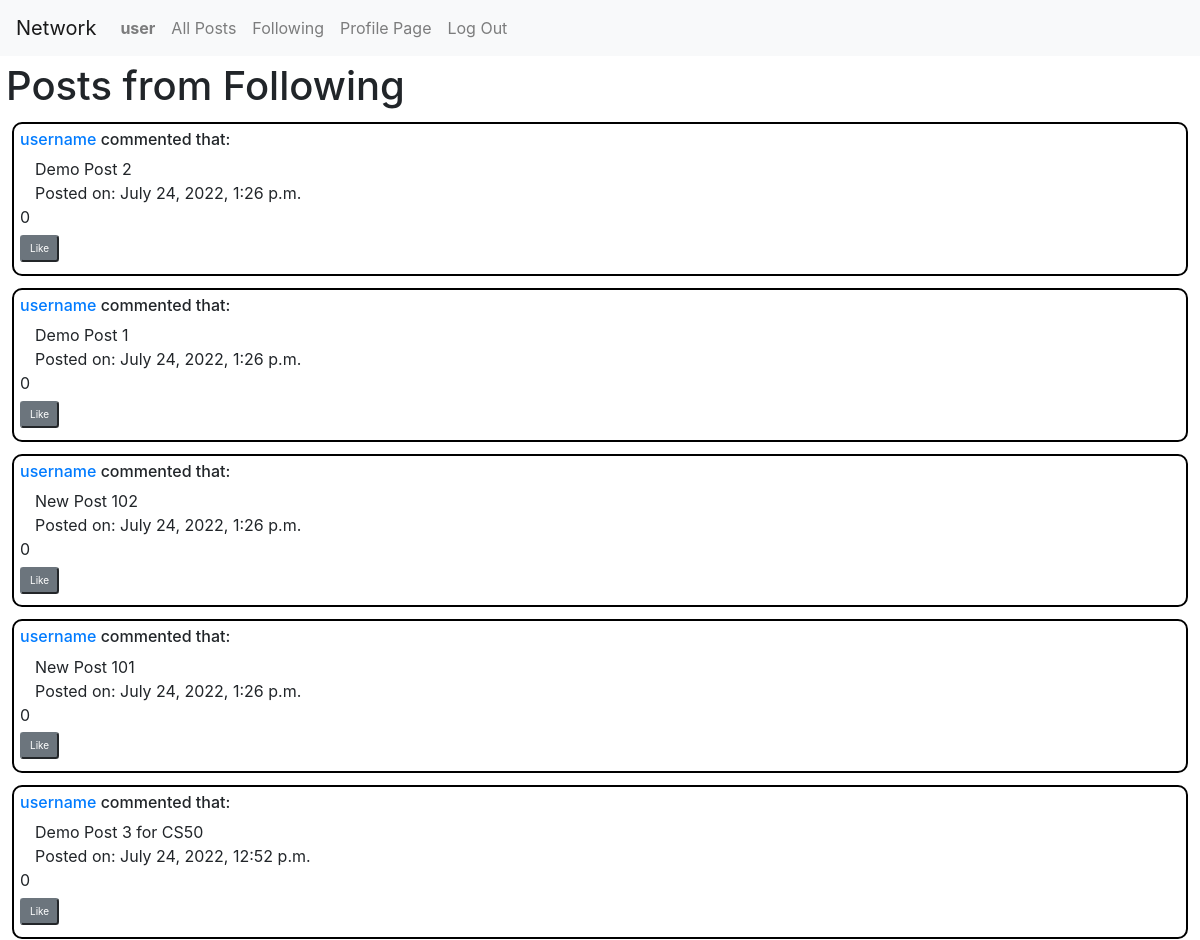
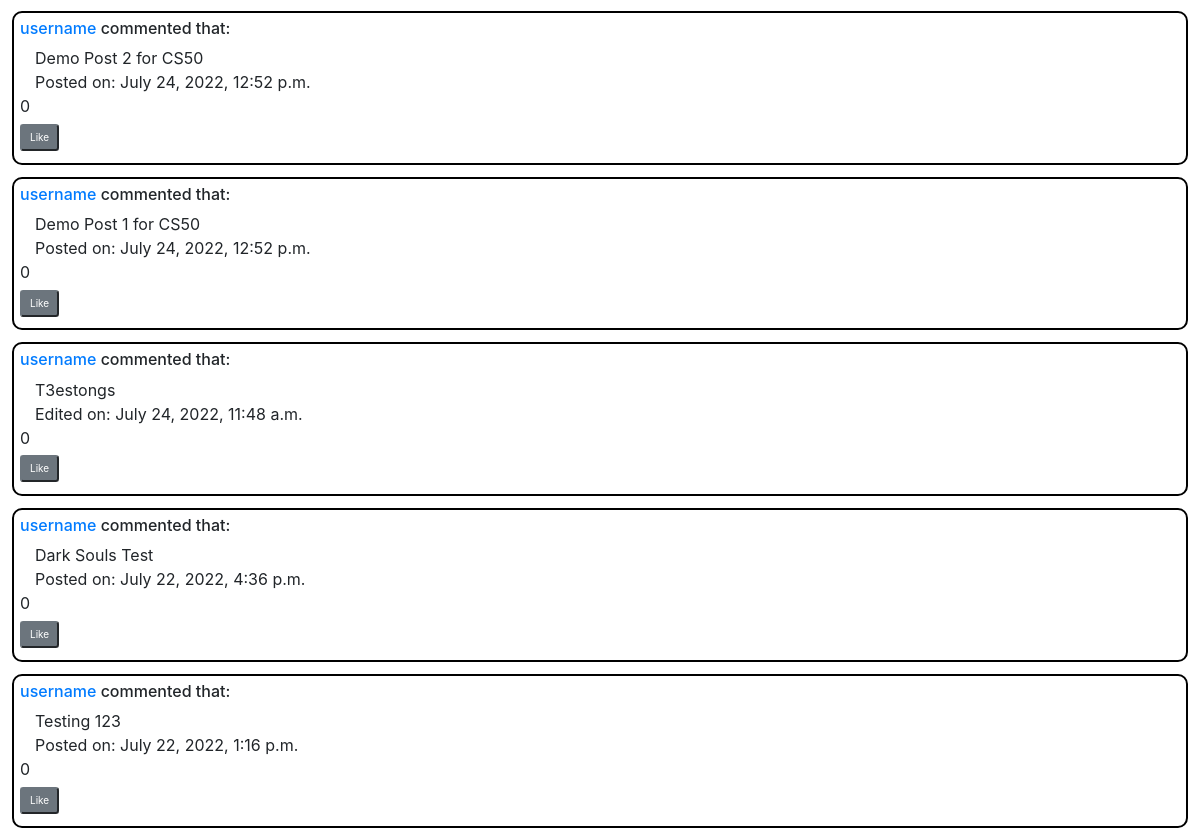
/following/2 (signed in), run on the app's committed database (2 pictures, top to bottom).
### network/models.py (models this page shows, shortened)
class User(AbstractUser):
    id = models.BigAutoField(primary_key=True)
    following_list = models.ManyToManyField("self", symmetrical=False, blank=True, related_name="Followers")

class Post(models.Model):
    post_id = models.BigAutoField(primary_key=True)
    post_content = models.TextField()
    post_timestamp = models.DateTimeField(auto_now_add=True, verbose_name="Post_Created")
    post_edited = models.BooleanField(default=False)
    post_edited_timestamp = models.DateTimeField(auto_now=True, verbose_name="Post_Edited", null=True, blank=True)    # Only updated for Model.save(). May be empty as may not be edited
    post_num_likes = models.IntegerField(default=0)
    post_likes_list = models.ManyToManyField(User, related_name="Posts_Liked")
    user = models.ForeignKey(User, on_delete=models.CASCADE, related_name="Author")
    class Meta:
        ordering = ['-post_timestamp']

### network/views.py (the view)
# urls.py: path("following/<int:user_id>", views.following, name="following"),
def following(request, user_id):
    current_user = request.user
    users_we_following = current_user.following_list.all()
    try:
        users_we_following = users_we_following[0]
        posts_from_following_list = Post.objects.filter(user=users_we_following)
    except IndexError:
        posts_from_following_list = []
    if (len(posts_from_following_list) == 0):
        following = False
    else:
        following = True
    return render(request, "network/following.html", {
        "following_posts": posts_from_following_list,
        "following": following
    })

### network/templates/network/following.html (shortened to what this page needs)
{% extends "network/layout.html" %}
{% load static %}
{% block body %}
    <h1 class="nav-headers">Posts from Following</h1>
    {% if following %}
        {% for post in following_posts %}
            <div class="general-post">
                <h6><a href="{% url 'profile' post.user.User_Profile.profile_id %}">{{ post.user.username }}</a> commented that:</h6>
                <div id="Post-{{ post.post_id }}" class="container-fluid Post-View">
                    <div name="Post-Contents" class="Post-Contents" id="Post-Contents-{{ post.post_id }}">
                        {{ post.post_content }}
                    </div>
                    {% if post.post_edited %}
                        <span id="Post-Edited-Timestamp-{{ post.post_id }}">Edited on: {{ post.post_edited_timestamp }}</span>
                    {% else %}
                        <span id="Post-Timestamp-{{ post.post_id }}">Posted on: {{ post.post_timestamp }}</span>
                    {% endif %}
                </div>
                <div id="Post-Buttons-{{ post.post_id }}">
                    <span id="Num-Likes-{{ post.post_id }}">{{ post.post_num_likes }}</span>
                    <div id="Post-Like-Div-{{ post.post_id }}">
                        <button class="btn-sm btn-secondary button-margins Post-Like-Button" id="Post-Like-Button-{{ post.post_id }}" value="{{ post.post_id }}">Like</button>
                    </div>
                </div>
            </div>
        {% endfor %}
    {% else %}
        <h6 class="headings"><strong>There are currently no posts from the Users you are following!!!</strong></h6>
    {% endif %}
{% endblock %}

### network/templates/network/layout.html (shortened to what this page needs)
{% load static %}
<!DOCTYPE html>
<html lang="en">
    <head>
        <link rel="stylesheet" href="https://stackpath.bootstrapcdn.com/bootstrap/4.4.1/css/bootstrap.min.css">
        <link href="{% static 'network/styles.css' %}" rel="stylesheet">
    </head>
    <body>
        <nav class="navbar navbar-expand-lg navbar-light bg-light">
            <a class="navbar-brand" href="#">Network</a>
            <div>
              <ul class="navbar-nav mr-auto">
                {% if user.is_authenticated %}
                    <li class="nav-item">
                        <a class="nav-link" href="#"><strong>{{ user.username }}</strong></a>
                    </li>
                {% endif %}
                <li class="nav-item">
                  <a class="nav-link" href="{% url 'index' %}">All Posts</a>
                </li>
                {% if user.is_authenticated %}
                    <li class="nav-item">
                        <a class="nav-link" href="{% url 'following' user.id %}">Following</a>
                    </li>
                    <li class="nav-item">
                        <a class="nav-link" href="{% url 'profile' user.User_Profile.profile_id %}">Profile Page</a>
                    </li>
                    <li class="nav-item">
                        <a class="nav-link" href="{% url 'logout' %}">Log Out</a>
                    </li>
                {% endif %}
              </ul>
            </div>
          </nav>
        <div class="body">
            {% block body %}
            {% endblock %}
        </div>
    </body>
</html>

### network/static/network/styles.css (style rules this page uses)
.follow-div, .general-post-profile, .general-post { border: 2px solid black; border-radius: 10px; text-align: left; width: auto; margin: 1%; padding: 0.5%; }
.button-margins-follow, .button-margins-post, .button-margins { margin-top: 0.5%; margin-bottom: 0.5%; vertical-align: middle; font-size: x-small; }
.nav-headers { margin: 0.5%; }

### data on the page
User: username "user"
Post: user.username "username", post_content "Demo Post 2", post_timestamp "July 24, 2022, 1:26 p.m.", post_num_likes "0", {{ post.post_id }} 39 (drawn)
Post: user.username "username", post_content "Demo Post 1", post_timestamp "July 24, 2022, 1:26 p.m.", post_num_likes "0", {{ post.post_id }} 38 (drawn)
Post: user.username "username", post_content "New Post 102", post_timestamp "July 24, 2022, 1:26 p.m.", post_num_likes "0", {{ post.post_id }} 37 (drawn)
Post: user.username "username", post_content "New Post 101", post_timestamp "July 24, 2022, 1:26 p.m.", post_num_likes "0", {{ post.post_id }} 36 (drawn)
Post: user.username "username", post_content "Demo Post 3 for CS50", post_timestamp "July 24, 2022, 12:52 p.m.", post_num_likes "0", {{ post.post_id }} 30 (drawn)
Post: user.username "username", post_content "Demo Post 2 for CS50", post_timestamp "July 24, 2022, 12:52 p.m.", post_num_likes "0", {{ post.post_id }} 29 (drawn)
Post: user.username "username", post_content "Demo Post 1 for CS50", post_timestamp "July 24, 2022, 12:52 p.m.", post_num_likes "0", {{ post.post_id }} 28 (drawn)
Post: user.username "username", post_content "T3estongs", post_edited_timestamp "July 24, 2022, 11:48 a.m.", post_num_likes "0", {{ post.post_id }} 3 (drawn)
Post: user.username "username", post_content "Dark Souls Test", post_timestamp "July 22, 2022, 4:36 p.m.", post_num_likes "0", {{ post.post_id }} 2 (drawn)
Post: user.username "username", post_content "Testing 123", post_timestamp "July 22, 2022, 1:16 p.m.", post_num_likes "0", {{ post.post_id }} 1 (drawn)
